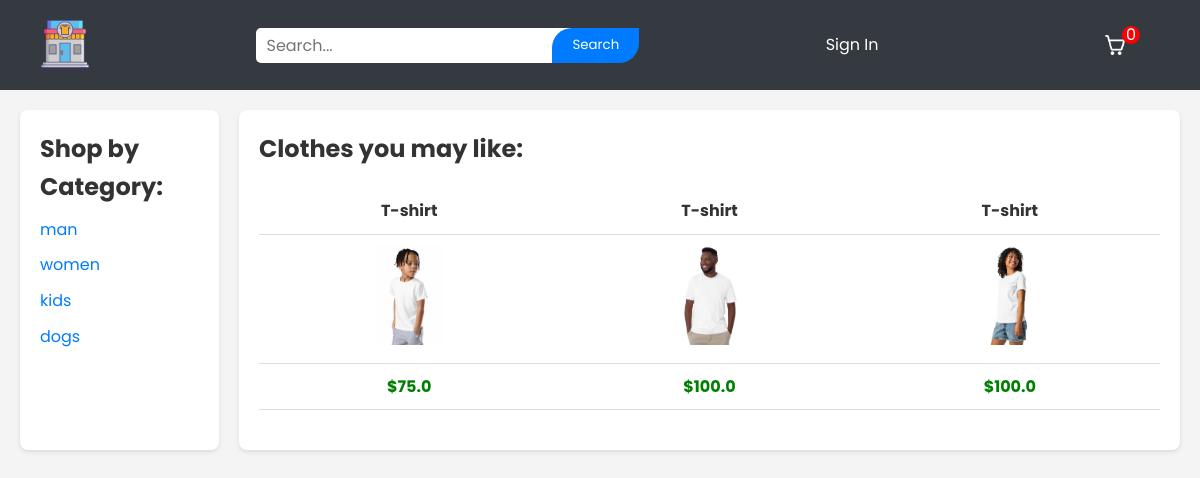
The app's page /, older data.
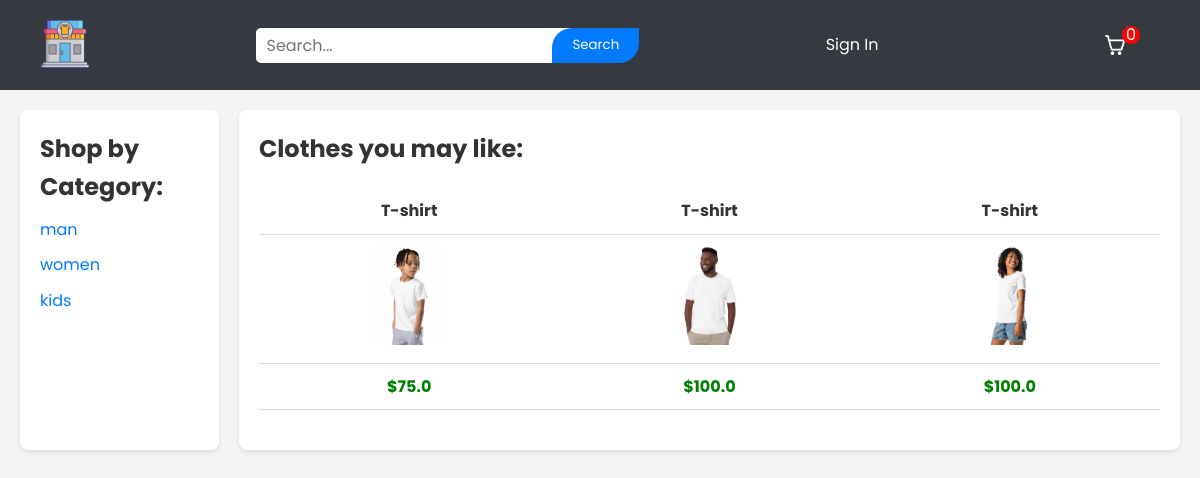
The same page, newer data.
### tables this page shows
CREATE TABLE categories
		(categoryId INTEGER PRIMARY KEY,
		name TEXT
		);

CREATE TABLE products
		(productId INTEGER PRIMARY KEY,
		name TEXT,
		price REAL,
		description TEXT,
		image TEXT,
		stock INTEGER,
		categoryId INTEGER,
		FOREIGN KEY(categoryId) REFERENCES categories(categoryId)
		);

### main.py (the view)
    @app.route("/")
    def root():
        loggedIn, firstName, noOfItems= getLoginDetails()
        with sqlite3.connect('database.db') as conn:
            cur= conn.cursor()
            cur.execute('SELECT productId, name, price, description, image, stock FROM products')
            itemData= cur.fetchall()
            cur.execute('SELECT categoryId, name FROM categories')
            categoryData= cur.fetchall()
        itemData= parse(itemData)
        return render_template('home.html', custom_css="home", pagetitle="Home", itemData=itemData, loggedIn=loggedIn, firstName=firstName, noOfItems=noOfItems, categoryData=categoryData)

### templates/home.html
{% extends 'base.html' %}
{% block content %}
<div class="display">
    <div class="displayCategory">
        <h2>Shop by Category: </h2>
        <ul>
            {% for row in categoryData %}
            <li><a href="/displayCategory?categoryId={{ row[0] }}">{{ row[1] }}</a></li>
            {% endfor %}
        </ul>
    </div>
    <div class="displayItems">
        <h2>Clothes you may like:</h2>
        {% for data in itemData %}
        <table>
            <tr id="productName">
                {% for row in data %}
                <td>{{ row[1] }}</td>
                {% endfor %}
            </tr>
            <tr id="productImage">
                {% for row in data %}
                <td>
                    <a href="/productDescription?productId={{ row[0] }}">
                        <img src="{{ url_for('static', filename='uploads/' + row[4]) }}" id="itemImage" />
                    </a>
                </td>
                {% endfor %}
            </tr>
            <tr id="productPrice">
                {% for row in data %}
                <td>${{ row[2] }}</td>
                {% endfor %}
            </tr>
        </table>
        {% endfor %}
    </div>
</div>
{% endblock %}

### templates/base.html (shortened to what this page needs)
<!DOCTYPE HTML>
<html lang="en">
<head>
    <link rel="stylesheet" href="{{ url_for('static', filename='css/topStyle.css') }}" />
    <link rel="stylesheet" href="{{ url_for('static', filename='css/' + custom_css + '.css') }}" />
</head>
<body>
    <div id="top-title">
        <a href="/">
            <img id="top-logo" src="{{ url_for('static', filename='images/logo.png') }}" />
        </a>
        <form class="top-form">
            <input id="top-searchBox" type="text" name="searchQuery" placeholder="Search...">
            <input id="top-searchButton" type="submit" value="Search">
        </form>
        {% if not loggedIn %}
        <div id="top-signInButton">
            <a class="top-link" href="/loginForm">Sign In</a>
        </div>
        {% endif %}
        <div id="top-kart">
            <a class="top-link" href="/cart">
                <img src="{{ url_for('static', filename='images/shoppingCart.png') }}" id="top-cartIcon" />
                <div class="top-puiss">
					<span>{{ noOfItems }}</span>
                </div>
            </a>
        </div>
    </div>
    {% block content %} {% endblock %}
</body>
</html>

### static/css/topStyle.css (style rules this page uses)
* { margin: 0; padding: 0; box-sizing: border-box; font-family: 'Poppins', sans-serif; }
body { background-color: #f4f4f4; color: #333; font-size: 16px; line-height: 1.6; }
.top-form { display: flex; align-items: center; }
.top-link { color: white; text-decoration: none; padding: 10px 20px; border-radius: 4px; transition: background-color 0.3s ease; }
.top-puiss { display: flex; justify-content: center; align-items: center; height: 18px; width: 18px; background-color: red; border-radius: 50%; margin-top: -20px; margin-left: -13px; }
#top-logo { height: 50px; width: auto; margin: 10px 20px; float: left; }
#top-title { background-color: #343a40; color: white; display: flex; align-items: center; justify-content: space-between; padding: 10px 20px; position: sticky; top: 0; z-index: 1000; }
#top-title a { color: white; text-decoration: none; }
#top-searchBox { height: 35px; width: 90%; padding: 5px 10px; border: none; border-radius: 5px; font-size: 1em; margin-right: 10px; outline: none; }
#top-searchButton { height: 35px; padding: 5px 20px; margin-left: -50px; background-color: #007bff; color: white; border: none; border-radius: 20px 0px; cursor: pointer; transition: background-color 0.3s ease; }
#top-signInButton { color: #ffc107; margin: 0 20px; font-size: 1em; align-self: center; }
#top-kart { color: white; margin: 0 20px; display: flex; align-items: center; }
#top-kart a { display: flex; align-items: center; text-decoration: none; color: white; }
#top-cartIcon { height: 20px; width: 20px; margin-right: 10px; }

### static/css/home.css (style rules this page uses)
.display { display: flex; margin: 20px; }
.displayCategory { flex: 0.15; padding: 20px; background-color: white; border-radius: 8px; box-shadow: 0 2px 4px rgba(0, 0, 0, 0.1); }
.displayCategory h2 { margin-top: 0; }
.displayCategory ul { list-style-type: none; padding: 0; }
.displayCategory ul li { margin: 10px 0; transition: 0.5s ease; }
.displayCategory ul li a { text-decoration: none; color: #007bff; }
.displayItems { flex: 0.85; margin-left: 20px; padding: 20px; background-color: white; border-radius: 8px; box-shadow: 0 2px 4px rgba(0, 0, 0, 0.1); }
table { width: 100%; border-collapse: collapse; margin: 20px 0; }
table tr { border-bottom: 1px solid #ddd; }
table td { padding: 10px; text-align: center; }
#itemImage { height: 100px; width: auto; }
#productName { font-weight: bold; }
#productPrice { color: green; font-weight: bold; }

Row changes from the older to the newer data that the page shows:
removed categories: name "dogs"
